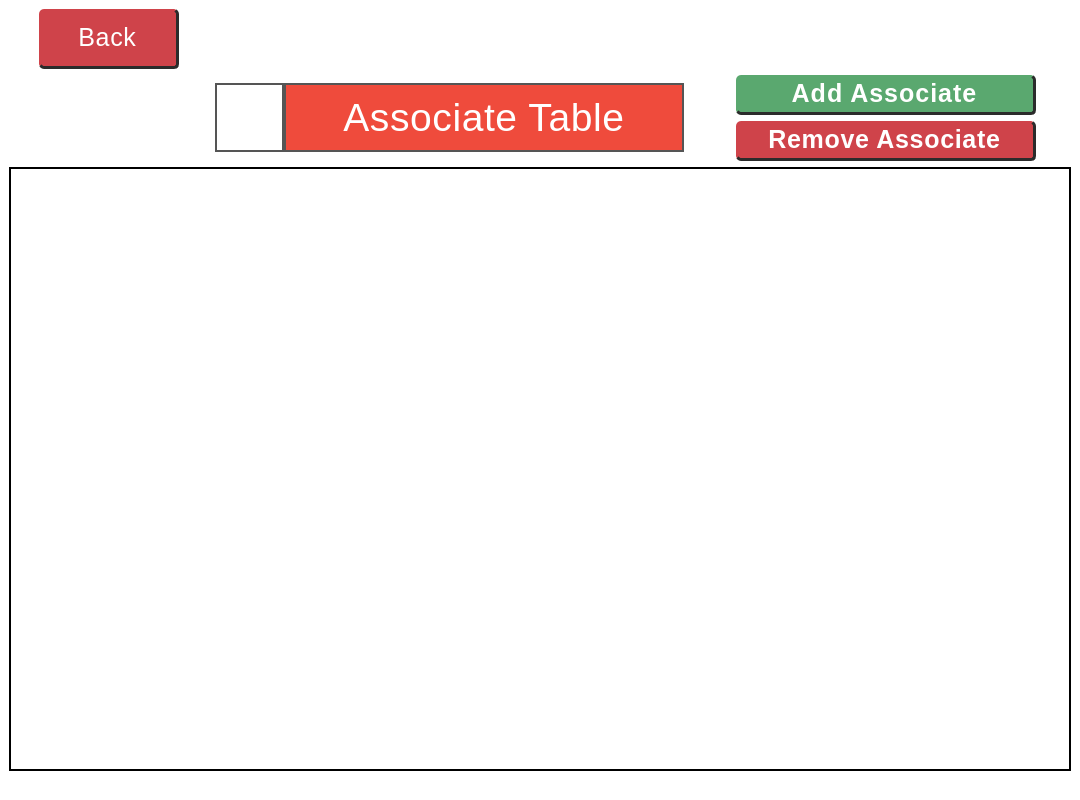
<?xml version="1.0" encoding="UTF-8"?>
<ui version="4.0">
 <class>AdminWindow</class>
 <widget class="QMainWindow" name="AdminWindow">
  <property name="geometry">
   <rect>
    <x>0</x>
    <y>0</y>
    <width>1080</width>
    <height>800</height>
   </rect>
  </property>
  <property name="sizePolicy">
   <sizepolicy hsizetype="Fixed" vsizetype="Fixed">
    <horstretch>0</horstretch>
    <verstretch>0</verstretch>
   </sizepolicy>
  </property>
  <property name="minimumSize">
   <size>
    <width>1080</width>
    <height>800</height>
   </size>
  </property>
  <property name="maximumSize">
   <size>
    <width>1081</width>
    <height>800</height>
   </size>
  </property>
  <property name="windowTitle">
   <string>MainWindow</string>
  </property>
  <property name="styleSheet">
   <string notr="true">background-color: white;</string>
  </property>
  <widget class="QWidget" name="centralwidget">
   <layout class="QGridLayout" name="gridLayout">
    <item row="3" column="0" colspan="5">
     <widget class="QTableView" name="admin_table_view">
      <property name="maximumSize">
       <size>
        <width>2000</width>
        <height>16777215</height>
       </size>
      </property>
      <property name="font">
       <font>
        <family>Tahoma</family>
        <pointsize>-1</pointsize>
        <italic>false</italic>
        <bold>false</bold>
       </font>
      </property>
      <property name="styleSheet">
       <string notr="true">QTableView {
    color: black;
    gridline-color: black;
    border: 2px solid black;  /* Outer border of the whole table */
    font: 10px;
	font-size: 12px;
}
QTableView::item {
    border-top: 1px solid black;  /* Borders for each cell */
    border-bottom: 1px solid black;
    border-left: 1px solid black;
    border-right: 1px solid #555;
}
QTableCornerButton::section {
    background-color: rgb(78, 149, 213);
}
QTableView::item:selected {
    background-color: rgb(144, 144, 144);  /* Background color for selected item */
    color: black;  /* Text color for selected item */
}
QTableView::item:focus {
    border: 2px solid rgb(242, 128, 133);
    background-color: rgb(144, 144, 144);
}
QHeaderView::section {
    background-color: rgb(78, 149, 213);
    color: white;
    height: 35px;
    font: 14px;
}
QScrollBar:vertical {
    background: rgb(188, 224, 235);
}
QScrollBar::handle:vertical {
    background: rgb(71, 153, 176);
}
QScrollBar:horizontal {
    background: rgb(188, 224, 235);
}
QScrollBar::handle:horizontal {
    background: rgb(71, 153, 176);
}
QLineEdit {
    color: black;  /* Text color for QLineEdit (editor) */
}</string>
      </property>
      <property name="selectionBehavior">
       <enum>QAbstractItemView::SelectionBehavior::SelectRows</enum>
      </property>
      <property name="cornerButtonEnabled">
       <bool>false</bool>
      </property>
     </widget>
    </item>
    <item row="2" column="0">
     <spacer name="horizontalSpacer_2">
      <property name="orientation">
       <enum>Qt::Orientation::Horizontal</enum>
      </property>
      <property name="sizeType">
       <enum>QSizePolicy::Policy::Fixed</enum>
      </property>
      <property name="sizeHint" stdset="0">
       <size>
        <width>200</width>
        <height>20</height>
       </size>
      </property>
     </spacer>
    </item>
    <item row="2" column="1">
     <layout class="QVBoxLayout" name="verticalLayout_3">
      <item>
       <layout class="QGridLayout" name="gridLayout_3">
        <property name="spacing">
         <number>0</number>
        </property>
        <item row="0" column="1">
         <widget class="QLabel" name="associate_table">
          <property name="minimumSize">
           <size>
            <width>400</width>
            <height>60</height>
           </size>
          </property>
          <property name="maximumSize">
           <size>
            <width>400</width>
            <height>69</height>
           </size>
          </property>
          <property name="font">
           <font>
            <family>Tahoma</family>
            <pointsize>-1</pointsize>
            <fontweight>DemiBold</fontweight>
           </font>
          </property>
          <property name="styleSheet">
           <string notr="true">border: 2px solid #555;
background-color: rgb(239, 75, 60);
color: white;
letter-spacing: 0.6px;
font-size: 39px;
</string>
          </property>
          <property name="text">
           <string>Associate Table</string>
          </property>
          <property name="alignment">
           <set>Qt::AlignmentFlag::AlignCenter</set>
          </property>
         </widget>
        </item>
        <item row="0" column="0">
         <widget class="QLabel" name="label">
          <property name="sizePolicy">
           <sizepolicy hsizetype="Fixed" vsizetype="Fixed">
            <horstretch>0</horstretch>
            <verstretch>0</verstretch>
           </sizepolicy>
          </property>
          <property name="minimumSize">
           <size>
            <width>69</width>
            <height>69</height>
           </size>
          </property>
          <property name="maximumSize">
           <size>
            <width>69</width>
            <height>69</height>
           </size>
          </property>
          <property name="font">
           <font>
            <family>Tahoma</family>
           </font>
          </property>
          <property name="styleSheet">
           <string notr="true">border: 2px solid #555;
</string>
          </property>
          <property name="text">
           <string/>
          </property>
          <property name="pixmap">
           <pixmap>:/IMGs/account_logo.png</pixmap>
          </property>
          <property name="scaledContents">
           <bool>true</bool>
          </property>
         </widget>
        </item>
       </layout>
      </item>
     </layout>
    </item>
    <item row="2" column="4">
     <layout class="QHBoxLayout" name="horizontalLayout">
      <item>
       <spacer name="horizontalSpacer_3">
        <property name="orientation">
         <enum>Qt::Orientation::Horizontal</enum>
        </property>
        <property name="sizeHint" stdset="0">
         <size>
          <width>40</width>
          <height>20</height>
         </size>
        </property>
       </spacer>
      </item>
     </layout>
    </item>
    <item row="0" column="1" colspan="4">
     <spacer name="horizontalSpacer">
      <property name="orientation">
       <enum>Qt::Orientation::Horizontal</enum>
      </property>
      <property name="sizeType">
       <enum>QSizePolicy::Policy::Expanding</enum>
      </property>
      <property name="sizeHint" stdset="0">
       <size>
        <width>500</width>
        <height>20</height>
       </size>
      </property>
     </spacer>
    </item>
    <item row="0" column="0">
     <layout class="QVBoxLayout" name="verticalLayout_2">
      <item>
       <layout class="QGridLayout" name="gridLayout_2">
        <item row="0" column="0">
         <widget class="QPushButton" name="back_button">
          <property name="minimumSize">
           <size>
            <width>140</width>
            <height>60</height>
           </size>
          </property>
          <property name="maximumSize">
           <size>
            <width>140</width>
            <height>60</height>
           </size>
          </property>
          <property name="font">
           <font>
            <family>Tahoma</family>
            <pointsize>-1</pointsize>
            <fontweight>DemiBold</fontweight>
           </font>
          </property>
          <property name="cursor">
           <cursorShape>PointingHandCursor</cursorShape>
          </property>
          <property name="styleSheet">
           <string notr="true">QPushButton {
border: None;
border-radius: 5px;
border-right: 2.7px solid rgb(43, 43, 43);
border-bottom: 2.7px solid rgb(43, 43, 43);
background-color:rgb(207, 67, 74);
color: white;
letter-spacing: 0.7px;
font-size: 25px;
}
QPushButton:hover {
color: rgb(238, 237, 240);
background-color: rgb(165, 48, 55);
}
</string>
          </property>
          <property name="text">
           <string>Back</string>
          </property>
         </widget>
        </item>
       </layout>
      </item>
     </layout>
    </item>
    <item row="2" column="3">
     <layout class="QGridLayout" name="gridLayout_4">
      <item row="0" column="0">
       <widget class="QPushButton" name="add_button">
        <property name="minimumSize">
         <size>
          <width>50</width>
          <height>40</height>
         </size>
        </property>
        <property name="maximumSize">
         <size>
          <width>300</width>
          <height>40</height>
         </size>
        </property>
        <property name="font">
         <font>
          <family>Tahoma</family>
          <pointsize>-1</pointsize>
          <bold>true</bold>
         </font>
        </property>
        <property name="cursor">
         <cursorShape>PointingHandCursor</cursorShape>
        </property>
        <property name="styleSheet">
         <string notr="true">QPushButton {
border: None;
border-radius: 5px;
border-right: 2.7px solid rgb(43, 43, 43);
border-bottom: 2.7px solid rgb(43, 43, 43);
background-color: #5AA86F;  /* Pastel green */
color: white;
letter-spacing: 1px;
font-size: 25px;
}
QPushButton:hover {
color: rgb(238, 237, 240);  /* Gray */
background-color: #79B679;  /* Dark Pastel green */
}
</string>
        </property>
        <property name="text">
         <string>Add Associate</string>
        </property>
       </widget>
      </item>
      <item row="1" column="0">
       <widget class="QPushButton" name="remove_button">
        <property name="minimumSize">
         <size>
          <width>300</width>
          <height>40</height>
         </size>
        </property>
        <property name="maximumSize">
         <size>
          <width>300</width>
          <height>40</height>
         </size>
        </property>
        <property name="font">
         <font>
          <family>Tahoma</family>
          <pointsize>-1</pointsize>
          <bold>true</bold>
         </font>
        </property>
        <property name="cursor">
         <cursorShape>PointingHandCursor</cursorShape>
        </property>
        <property name="styleSheet">
         <string notr="true">QPushButton {
border: None;
border-radius: 5px;
border-right: 2.7px solid rgb(43, 43, 43);
border-bottom: 2.7px solid rgb(43, 43, 43);
background-color:rgb(207, 67, 74);
color: white;
letter-spacing: 0.7px;
font-size: 25px;
}
QPushButton:hover {
color: rgb(238, 237, 240);
background-color: rgb(165, 48, 55);
}
</string>
        </property>
        <property name="text">
         <string>Remove Associate</string>
        </property>
       </widget>
      </item>
     </layout>
    </item>
    <item row="4" column="0" colspan="4">
     <layout class="QVBoxLayout" name="verticalLayout">
      <property name="rightMargin">
       <number>0</number>
      </property>
      <property name="bottomMargin">
       <number>0</number>
      </property>
      <item>
       <layout class="QGridLayout" name="gridLayout_5">
        <property name="topMargin">
         <number>0</number>
        </property>
        <property name="spacing">
         <number>0</number>
        </property>
        <item row="0" column="0">
         <widget class="QLabel" name="label_2">
          <property name="sizePolicy">
           <sizepolicy hsizetype="Fixed" vsizetype="Fixed">
            <horstretch>0</horstretch>
            <verstretch>0</verstretch>
           </sizepolicy>
          </property>
          <property name="maximumSize">
           <size>
            <width>160</width>
            <height>80</height>
           </size>
          </property>
          <property name="sizeIncrement">
           <size>
            <width>160</width>
            <height>80</height>
           </size>
          </property>
          <property name="text">
           <string/>
          </property>
          <property name="pixmap">
           <pixmap>:/IMGs/subbaroo_long_name.jpg</pixmap>
          </property>
          <property name="scaledContents">
           <bool>true</bool>
          </property>
         </widget>
        </item>
       </layout>
      </item>
     </layout>
    </item>
    <item row="2" column="2">
     <spacer name="horizontalSpacer_4">
      <property name="orientation">
       <enum>Qt::Orientation::Horizontal</enum>
      </property>
      <property name="sizeType">
       <enum>QSizePolicy::Policy::Fixed</enum>
      </property>
      <property name="sizeHint" stdset="0">
       <size>
        <width>40</width>
        <height>20</height>
       </size>
      </property>
     </spacer>
    </item>
   </layout>
  </widget>
 </widget>
 <resources/>
 <connections/>
</ui>
